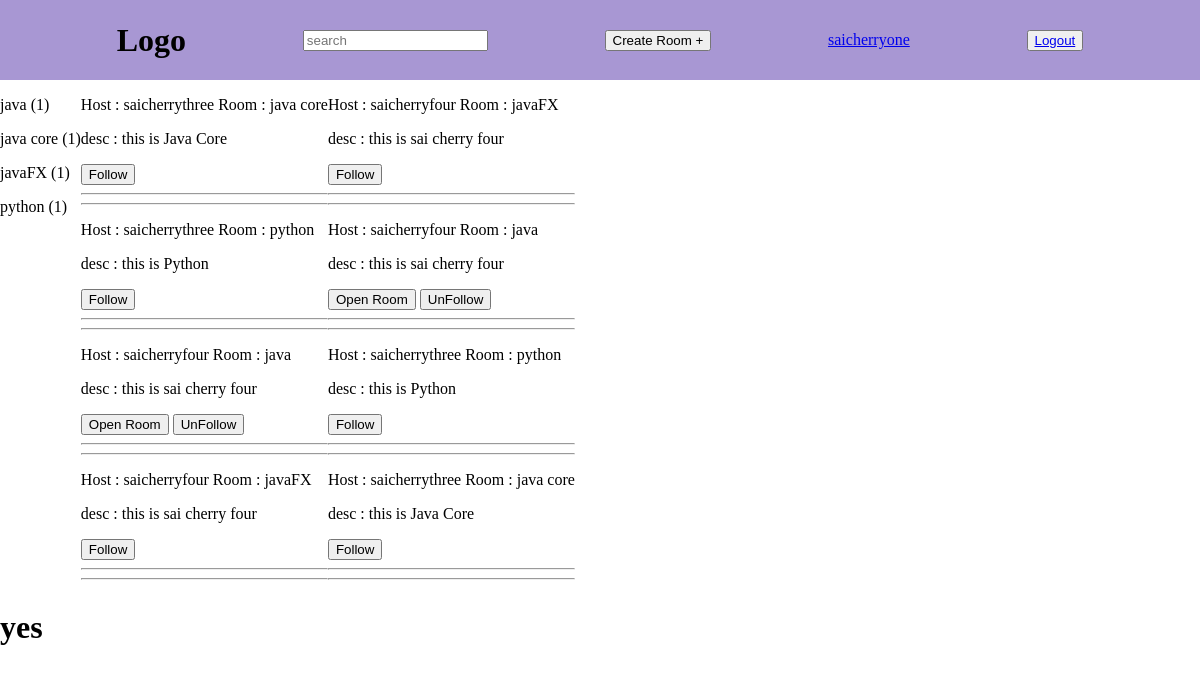
The page /home/ (signed in) on the database its author committed.
### remainderone/models.py (models this page shows, shortened)
class Room(models.Model):
    user_created=models.ForeignKey(User,on_delete=models.CASCADE)
    room_name=models.CharField(max_length=200)
    room_created=models.DateTimeField(auto_now=True)
    room_updated=models.DateTimeField(auto_now_add=True)
    room_description=models.TextField()

### remainderone/views.py (the view)
# urls.py: path("home/",homepage,name="homepage"),
@login_required(login_url='openpage')
def homepage(request):
        rooms=Room.objects.values('room_name').annotate(dcount=Count('room_name')).order_by()
        rooms_all=Room.objects.all()
        context={
            'rooms_left':rooms,
            'rooms':rooms_all,
            'recentrooms':Room.objects.all().order_by('-id')[:10],
        }
        return render(request,"home.html",context)

### remainderone/models.py (called while the page is built)
    def __str__(self):
        return self.room.room_name + "  C"+self.room.user_created.username +" "+self.followed_by.username

### remainderone/templatetags/custom_tags.py (called while the page is built)
def add(value):
    if value == "sai" :
        return "yes"
    else :
        return "no"

def following(room,user):
    is_following=False
    followers=Follower.objects.filter(room=room)
    print("followers are ",followers)
    for follower in followers :
        if follower.followed_by == user:
            is_following=True
            break
    return is_following

### templates/home.html (shortened to what this page needs)
{%extends 'openpage.html'%} {%load custom_tags%} {%load static%}
{%block navoptions%}
<input type="text" placeholder="search" />
<a href="{%url 'roomformpage'%}"><button>Create Room +</button></a>
<span><a href="{%url 'profile'%}">{{request.user}}</a> </span>
<button><a href="{%url 'logoutpage'%}">Logout</a></button>
{%endblock%} {%block content%}
<div style="display: flex">
  <div class="allRoomNames">
    {%for room in rooms_left%}
    <p>{{room.room_name}} ({{room.dcount}})</p>
    {%endfor%}
  </div>
  <div class="allRoomDetails">
    {%for room in rooms%} {%ifnotequal request.user room.user_created %}
    <div>
      <p>Host : {{room.user_created.username}} Room : {{room.room_name}}</p>
      <p>desc : {{room.room_description}}</p>
      {%if room|following:request.user%}
      <a href="{%url 'roomchatpage' room.user_created.username room.room_name%}"
        ><button>Open Room</button></a
      >
      <a
        href="{%url 'unfollowhandler' room.user_created.username room.room_name %}"
        ><button>UnFollow</button></a
      >
      {%else%}
      <a
        href="{%url 'followhandler' room.user_created.username room.room_name %}"
        ><button>Follow</button></a
      >
      {%endif%}
    </div>
    <hr />
    <hr />
    {%endifnotequal%} {%endfor%}
  </div>
  <div class="recentRoomCreations">
    <div>
      {%for room in recentrooms%} {%ifnotequal request.user room.user_created %}
      <div>
        <p>Host : {{room.user_created.username}} Room : {{room.room_name}}</p>
        <p>desc : {{room.room_description}}</p>
        {%if room|following:request.user%}
        <a><button>Open Room</button></a>
        <a
          href="{%url 'unfollowhandler' room.user_created.username room.room_name %}"
          ><button>UnFollow</button></a
        >
        {%else%}
        <a
          href="{%url 'followhandler' room.user_created.username room.room_name %}"
          ><button>Follow</button></a
        >
        {%endif%}
      </div>
      <hr />
      <hr />
      {%endifnotequal%} {%endfor%}
    </div>
  </div>
</div>
<h1>{{"sai"|add}}</h1>
{%endblock%}

### templates/openpage.html (shortened to what this page needs)
{%load static%}
<!DOCTYPE html>
<html lang="en">
  <head>
     {%block scripts%} {%endblock%} {%block styles%}
    <link rel="stylesheet" href="{%static 'styles/openpage.css' %}" />
    {%endblock%}
  </head>
  <body>
     {%if Dshow%} {%else%}
    <div class="navbar">
      <h1>Logo</h1>
      {%block navoptions%}{%endblock%}
    </div>
    {%endif%} {%block content%} {%endblock%}
  </body>
</html>

### static/styles/openpage.css (style rules this page uses)
.navbar { display: flex; height: 10vh; align-items: center; width: 100%; background-color: rgb(168, 151, 211); justify-content: space-evenly; }
body { padding: 0; margin: 0; box-sizing: border-box; }

### rows shown on the page
Room: user_created.username "saicherrythree", room_name "java core", room_description "this is Java Core", shows "Follow"
Room: user_created.username "saicherrythree", room_name "python", room_description "this is Python", shows "Follow"
Room: user_created.username "saicherryfour", room_name "java", room_description "this is sai cherry four", shows "Open Room", shows "UnFollow"
Room: user_created.username "saicherryfour", room_name "javaFX", room_description "this is sai cherry four", shows "Follow"

### other values the page prints
{{ request.user }} "saicherryone"
{{ room.room_name }} "java" "java core" "javaFX" "python"
{{ room.dcount }} "1" "1" "1" "1"
{{ "sai"|add }} "yes"
